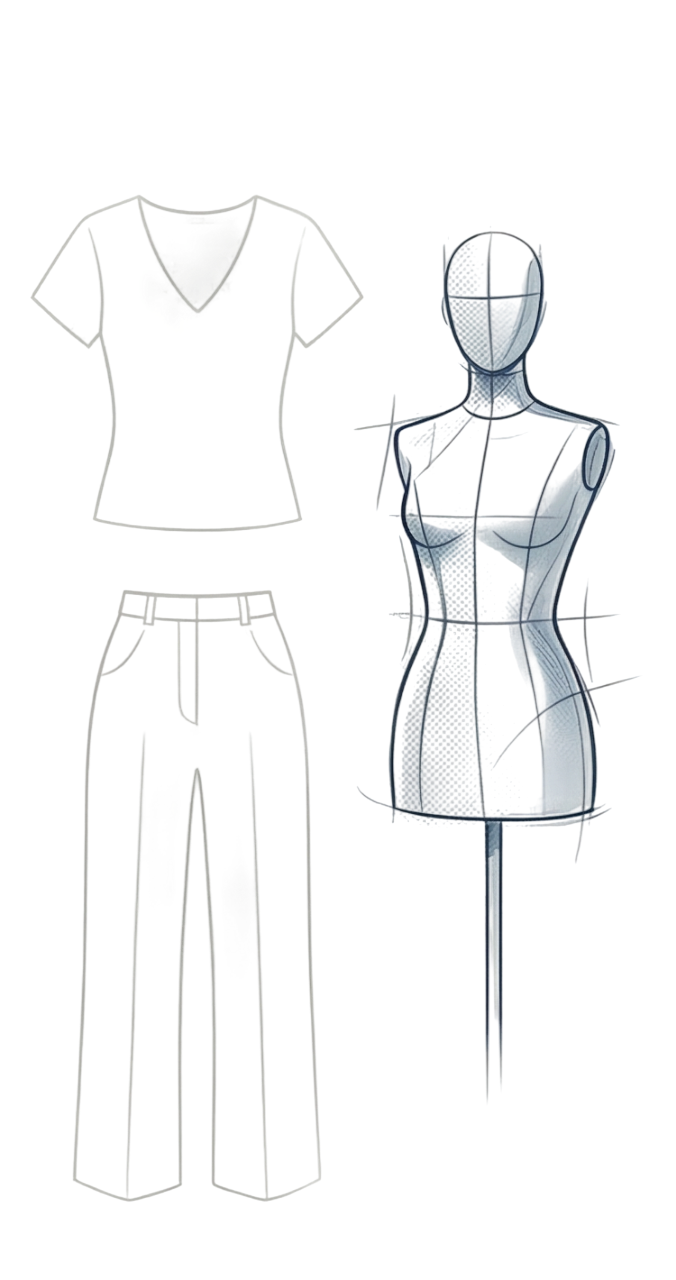
#> input picture frontend/src/assets/design.png, 676 x 1280 px
$ python -i images.py   (imports and definitions only)
#> lines starting #> are read from the running program, lines starting #| are printed output that depends on the picture
"""Local image processing for uploads and generated renders.

Everything in this module runs offline on Pillow/rembg - no Gemini calls, no
network. That keeps it cheap to test and safe to reuse from any router.
"""

import logging
import os
from io import BytesIO

from PIL import Image, ImageEnhance, ImageFilter, ImageOps

try:
    from rembg import remove as rembg_remove

    rembg_import_error = None
except ImportError as exc:
    rembg_remove = None
    rembg_import_error = str(exc)

# Alle generierten Bilder werden auf dieses Portraitformat normalisiert.
TARGET_WIDTH = 1080
TARGET_HEIGHT = 1920

logger = logging.getLogger(__name__)


# [31 lines left out: function remove_background_from_image, not called in this run]


def create_avatar_reference(face_path, face_scale=0.32):
    """Platziert das hochgeladene Gesichtsbild klein auf einer 9:16 Leinwand,
    damit das Modell genügend Raum für einen Ganzkörper-Avatar erhält.
    """
#> called with face_path = '../../frontend/src/assets/design.png', face_scale = 0.32
    with Image.open(face_path) as original:
#> original is the input picture: PIL image 676x1280 RGBA; mean R, G, B, A 21.4, 22.4, 23, 15.2
        source = ImageOps.exif_transpose(original).convert("RGB")
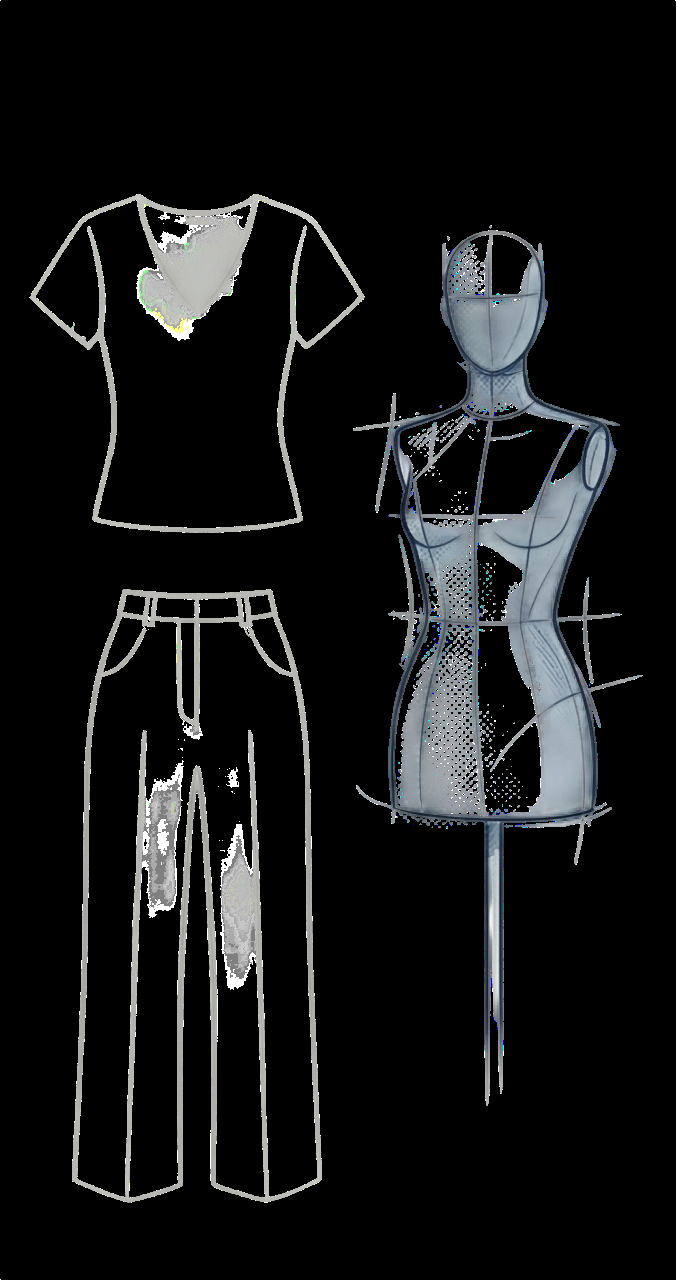
#> source: PIL image 676x1280 RGB; mean R, G, B 21.4, 22.4, 23

        background = ImageOps.fit(
            source,
            (TARGET_WIDTH, TARGET_HEIGHT),
            method=Image.Resampling.LANCZOS,
        )
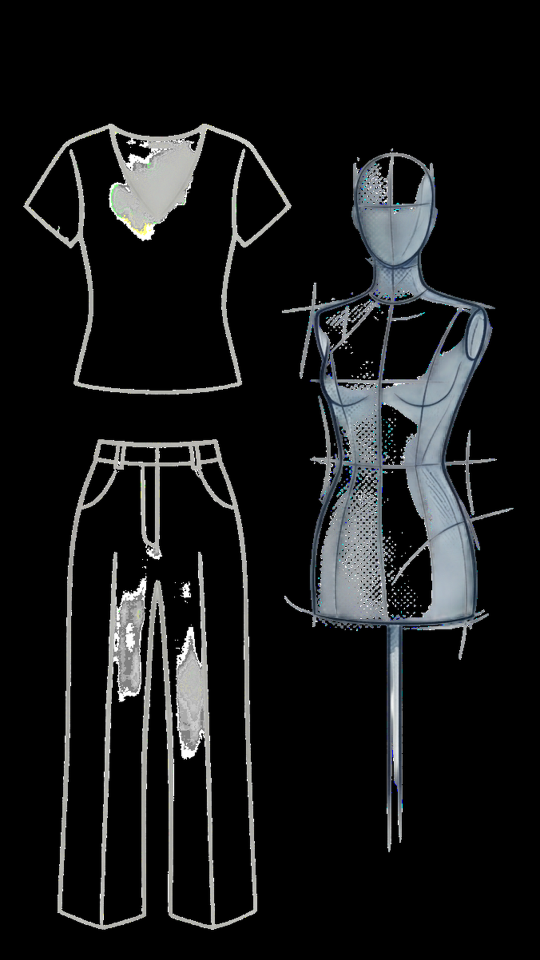
#> background: PIL image 1080x1920 RGB (shown at 1/2 size); mean R, G, B 23.1, 24.2, 24.8
        background = background.filter(ImageFilter.GaussianBlur(radius=32))
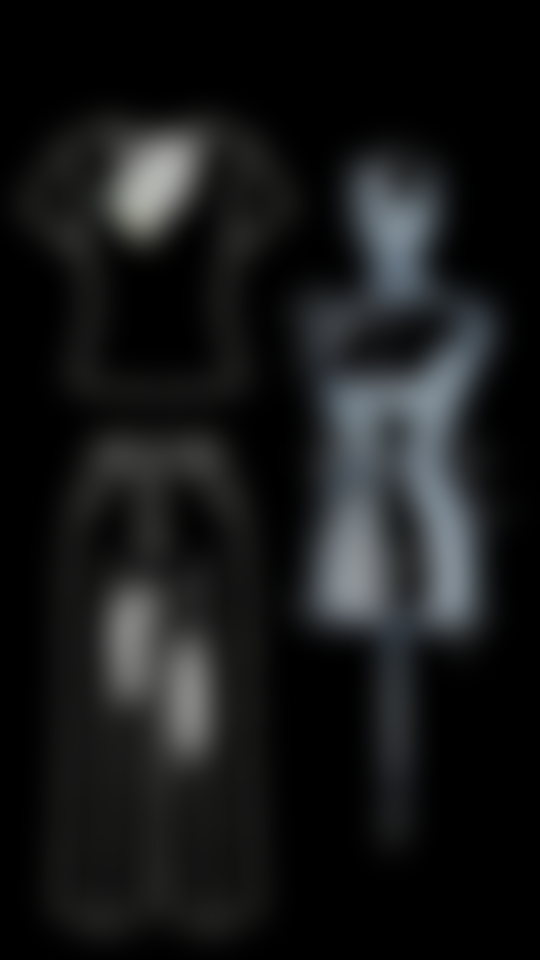
#> background: PIL image 1080x1920 RGB (shown at 1/2 size); mean R, G, B 23.1, 24.2, 24.8
        background = ImageEnhance.Brightness(background).enhance(0.82)
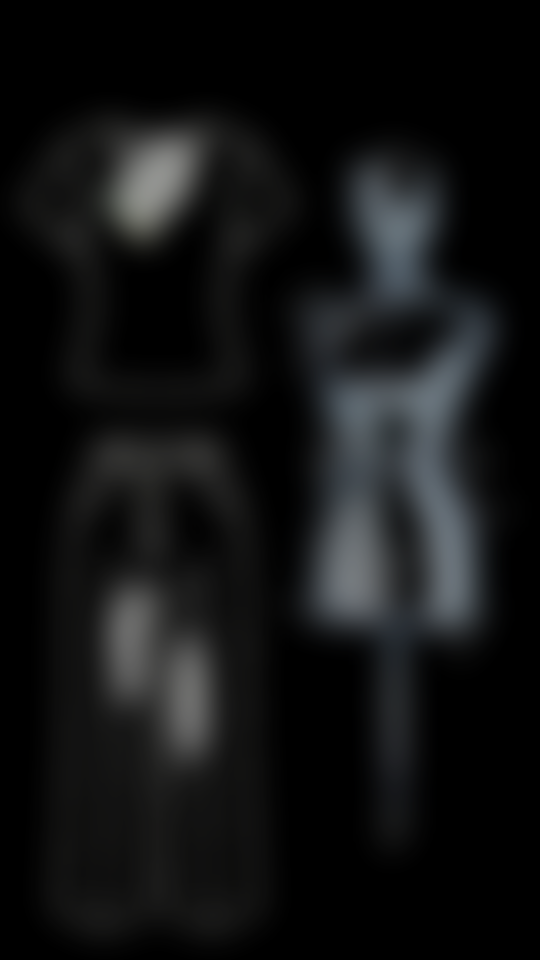
#> background: PIL image 1080x1920 RGB (shown at 1/2 size); mean R, G, B 18.6, 19.5, 20

        canvas = Image.new("RGB", (TARGET_WIDTH, TARGET_HEIGHT), (232, 232, 232))
#> canvas: PIL image 1080x1920 RGB; every value is 232
        canvas.paste(background, (0, 0))

        subject = ImageOps.contain(
            source,
            (
                max(220, int(TARGET_WIDTH * face_scale)),
                max(320, int(TARGET_HEIGHT * 0.24)),
            ),
            method=Image.Resampling.LANCZOS,
        )
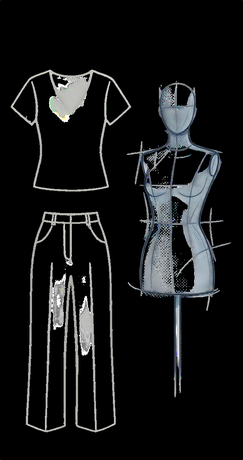
#> subject: PIL image 243x460 RGB; mean R, G, B 21.9, 22.9, 23.5

        panel_width = min(TARGET_WIDTH - 120, subject.width + 80)
#> panel_width = 323
        panel_height = min(TARGET_HEIGHT // 3, subject.height + 80)
#> panel_height = 540
        panel = Image.new("RGB", (panel_width, panel_height), (245, 245, 245))
#> panel: PIL image 323x540 RGB; every value is 245

        subject_x = (panel_width - subject.width) // 2
#> subject_x = 40
        subject_y = max(24, (panel_height - subject.height) // 2)
#> subject_y = 40
        panel.paste(subject, (subject_x, subject_y))
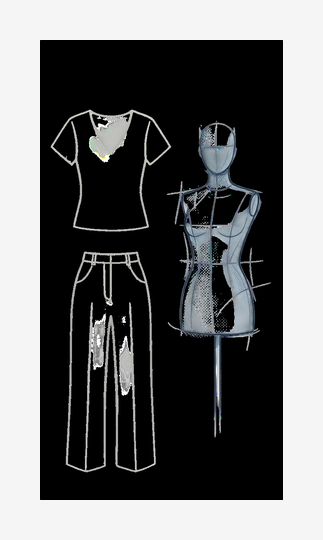
#> panel: PIL image 323x540 RGB; mean R, G, B 102, 102.7, 103

        panel_x = (TARGET_WIDTH - panel_width) // 2
#> panel_x = 378
        panel_y = 110
        canvas.paste(panel, (panel_x, panel_y))
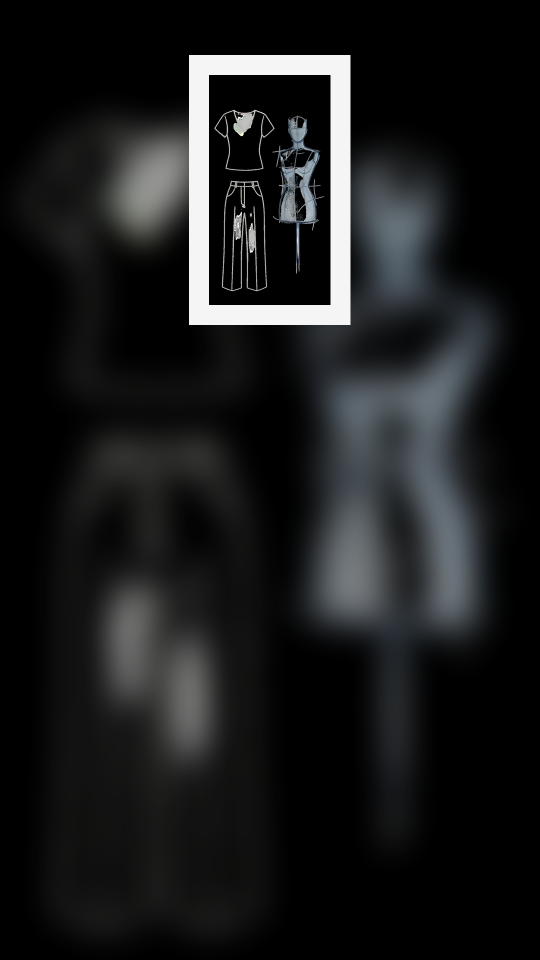
#> canvas: PIL image 1080x1920 RGB (shown at 1/2 size); mean R, G, B 26.2, 27.2, 27.7

        return canvas


# [30 lines left out: function resize_to_target, not called in this run]

>>> result = create_avatar_reference('../../frontend/src/assets/design.png')
